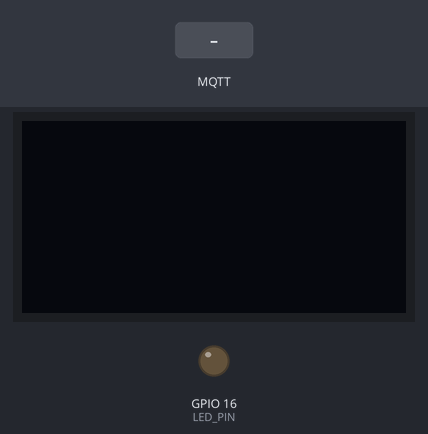
Recording of a sketch running on a simulated ESP32. Parts: 128×64 one-colour display, output pins drawn as LEDs (lit = HIGH). Inputs (shaded band) come from the test bench. WiFi joins after 1.5 s; servers stay silent unless stated; no MQTT or app messages arrive unless stated; what the sketch prints to the serial monitor is not drawn.

Above: at 3.0 s.
3.1 s: MQTT message "5" arrives on the first subscribed topic
At 8.6 s:
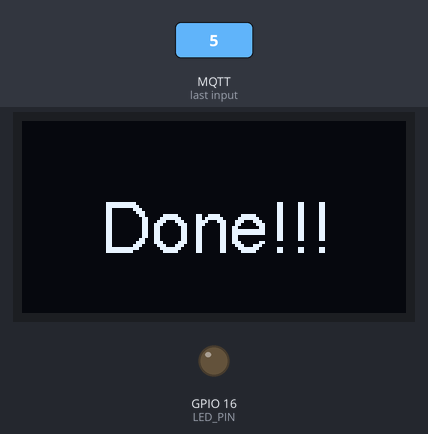
9.1 s: MQTT message "90" arrives on the first subscribed topic
At 12.0 s:
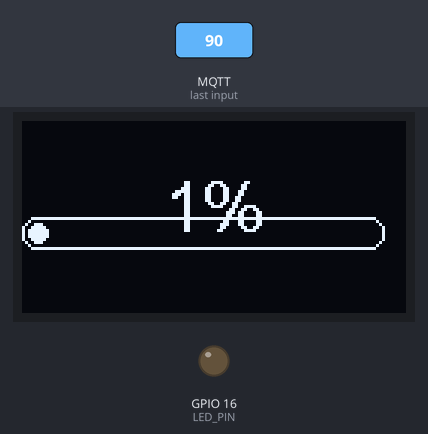
Timing chart, 0 to 13.5 s (numbered marks = the images above; inputs shaded):
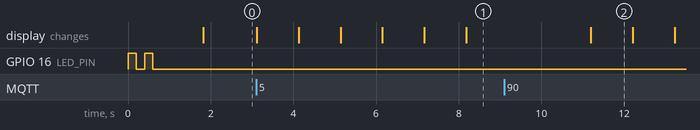

The sketch:

mqttClient_hw724.ino
```cpp
// libraries
#include <WiFi.h>
#include <PubSubClient.h>
#include <Wire.h>
#include "SSD1306Wire.h"

/* INITIALIZE */
// initialize client and server
WiFiClient espClient;
PubSubClient client(espClient);
const char* mqtt_server = "192.168.43.93";
long lastMsg = 0;
// initialize LED display
// :params => (ADDRESS, SDA, SCL)
SSD1306Wire display(0x3c, 5, 4);
// initialize pin
#define LED_PIN   (16)

// blink led function
void blink_led(unsigned int times, unsigned int duration) {
  for (int i=0; i<times; i++) {
    digitalWrite(LED_PIN, HIGH);
    delay(duration);
    digitalWrite(LED_PIN, LOW);
    delay(duration);
  }
}

// show messages on OLED
void show_text(String msg) {
  display.setFont(ArialMT_Plain_24);
  display.setTextAlignment(TEXT_ALIGN_CENTER);
  display.drawString(64, 22, msg);
}

// set-up WiFi function
void CONNECT_WIFI() {
  const char* WIFI_NAME = "xxx";
  const char* WIFI_PASS = "xxx";
  // WiFi.mode(WIFI_STA);
  WiFi.begin(WIFI_NAME, WIFI_PASS);
  // try to connect WiFi
  int c = 0;
  while (WiFi.status() != WL_CONNECTED) {
    blink_led(2, 200);
    delay(1000);
    Serial.print(".");
    c = c + 1;
    if (c > 10) {
      ESP.restart();
    }
  }
  // connect WiFi successful
  Serial.println("");
  Serial.print("IP address: ");
  Serial.println(WiFi.localIP());
  Serial.println("!!!!!!!!!! WiFi Connected !!!!!!!!!!");
}

// function for connecting MQTT server
void connect_mqttServer() {
  // reconnected
  while (!client.connected()) {
    // re-check WiFi
    if (WiFi.status() != WL_CONNECTED) {
      CONNECT_WIFI();
    }
    // try to connect to MQTT server
    Serial.print("Try to connect to MQTT server...");
    if (client.connect("ESP32_client1")) {
      Serial.println("Connected");
      // subcribe the topics
      // client.subscribe("rpi/broadcast");
      client.subscribe("dispenser/slot1");
    } else {
      // the attempt is not successful
      Serial.print("Failed, rc= ");
      Serial.print(client.state());
      Serial.println(" trying again in 2 seconds.");
      blink_led(3, 200);
      delay(2000);
    }
  }
}

void drawProgressBarDemo(int counter) {
  int progress = (int) 100/counter;
  int counting = progress;
  while (counting <= 100) {
    display.clear();
    display.drawProgressBar(0, 32, 120, 10, counting);
    display.setTextAlignment(TEXT_ALIGN_CENTER);
    display.drawString(64, 15, String(counting) + "%");
    display.display();
    delay(1000);
    counting += progress;
  }
}

// this function will be executed whenever there is data available on subscribed topics
void callback(char* topic, byte* message, unsigned int length) {
  Serial.print("Message arrived on topic: ");
  Serial.print(topic);
  Serial.print(". Message: ");
  String messageTemp;

  for (int i = 0; i < length; i++) {
    Serial.print((char)message[i]);
    messageTemp += (char)message[i];
  }
  Serial.println();
  // Check if a message is received on the topic "rpi/broadcast"
  // if (String(topic) == "rpi/broadcast") {
  if (String(topic) == "dispenser/slot1") {
    drawProgressBarDemo(messageTemp.toInt());
    display.clear();
    show_text("Done!!!");
    display.display();
    // client.publish("dispenser/response/slot1", "Done");
    delay(3000);
    display.clear();
  }
}

void setup() {
  Serial.begin(115200);
  pinMode(LED_PIN, OUTPUT);
  // connecting to WiFi
  CONNECT_WIFI();
  // initialize OLED
  display.init();
  display.flipScreenVertically();
  // initialize MQTT connection
  client.setServer(mqtt_server, 1883);
  client.setCallback(callback);
}

// int state = 0;
void loop() {
  if (!client.connected()) {
    connect_mqttServer();
  }
  client.loop();
}
```

Measured:
- after the input at 3.1 s, the display: first changes at once (image 1 shows a later state)
- after the input at 9.1 s, the display: changes after 2.1 s (image 2)
- what the display in image 2 shows lasts 1.0 s, from 11.2 s to 12.2 s
